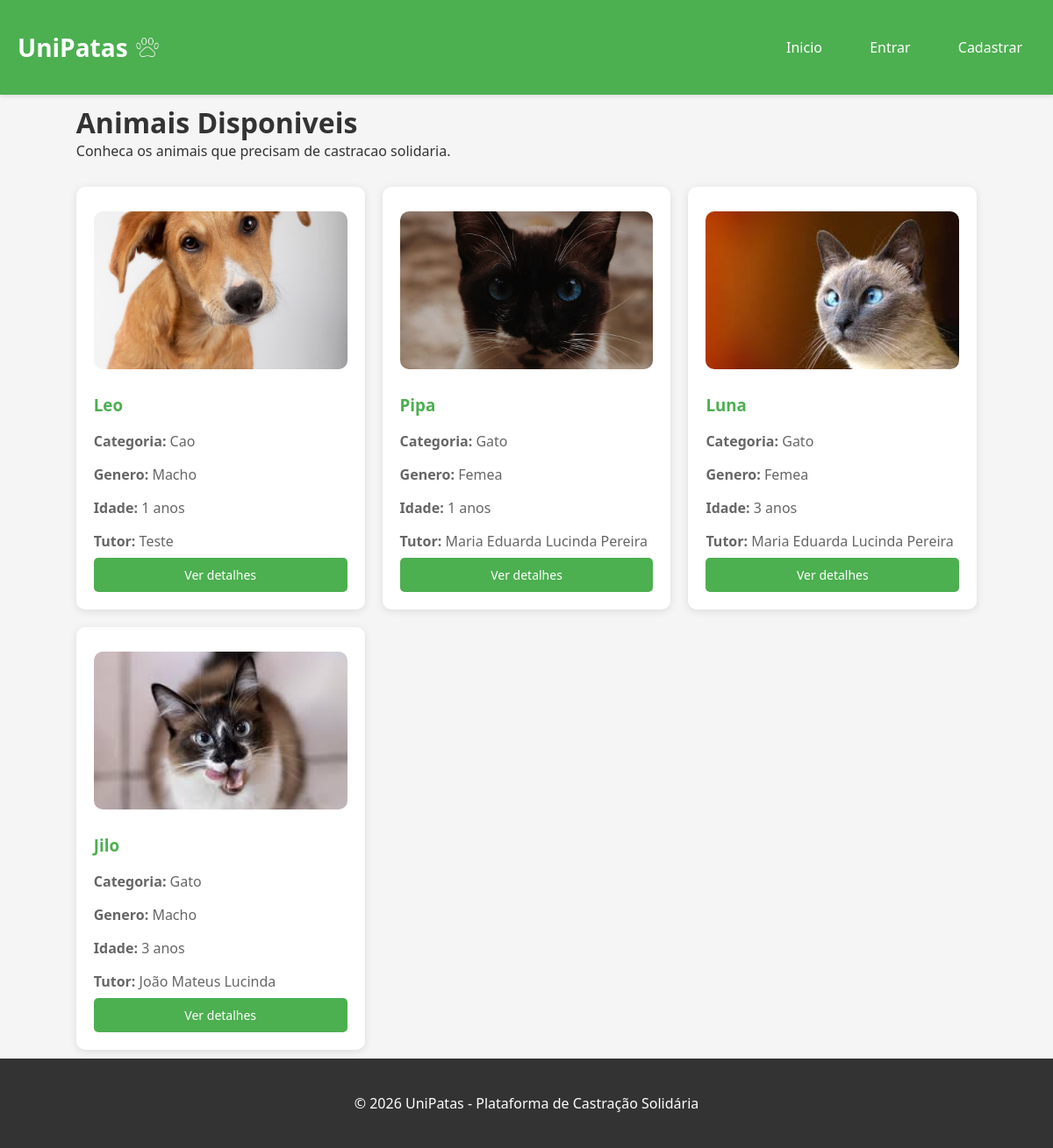
/animais/animais_listar.php, run on the app's committed database.
### tables this page shows
CREATE TABLE `animais` (
  `id` int(11) NOT NULL,
  `nome` varchar(100) NOT NULL,
  `foto` varchar(255) DEFAULT NULL,
  `categoria` enum('cao','gato') NOT NULL,
  `genero` enum('macho','femea') NOT NULL,
  `idade` int(11) DEFAULT NULL,
  `peso` decimal(5,2) DEFAULT NULL,
  `descricao` text DEFAULT NULL,
  `id_usuario` int(11) DEFAULT NULL,
  `doacao_concluida` tinyint(1) NOT NULL DEFAULT 0
);

CREATE TABLE `usuarios` (
  `id` int(11) NOT NULL,
  `nome` varchar(100) NOT NULL,
  `cpf` varchar(14) NOT NULL,
  `endereco` varchar(200) NOT NULL,
  `telefone` varchar(20) DEFAULT NULL,
  `email` varchar(100) NOT NULL,
  `senha` varchar(255) NOT NULL
);

### animais/animais_listar.php (the view, shortened to what this page needs)
<?php
require_once '../config/conexao.php';
include '../includes/header.php';
$sql = "SELECT a.*, u.nome as tutor_nome
        FROM animais a
        JOIN usuarios u ON a.id_usuario = u.id
        WHERE a.doacao_concluida = 0
        ORDER BY a.id DESC";
$result = $conn->query($sql);
?>
<h1>Animais Disponiveis</h1>
<p>Conheca os animais que precisam de castracao solidaria.</p>
<div class="grid">
    <?php if($result && $result->num_rows > 0): ?>
        <?php while($animal = $result->fetch_assoc()): ?>
        <div class="card">
            <div class="card-content">
                <?php if($animal['foto']): ?>
                    <p><img src="/unipatas/<?php echo $animal['foto']; ?>" style="width: 100%; height: 180px; object-fit: cover; border-radius: 10px; margin-bottom: 15px;"></p>
                <?php else: ?>
                    <p><img src="/unipatas/imagens/sem-foto.jpg" style="width: 100%; height: 180px; object-fit: cover; border-radius: 10px; margin-bottom: 15px; background-color: #ddd;"></p>
                <?php endif; ?>
                <h3><?php echo htmlspecialchars($animal['nome']); ?></h3>
                <p><strong>Categoria:</strong> <?php echo $animal['categoria'] == 'cao' ? 'Cao' : 'Gato'; ?></p>
                <p><strong>Genero:</strong> <?php echo $animal['genero'] == 'macho' ? 'Macho' : 'Femea'; ?></p>
                <p><strong>Idade:</strong> <?php echo $animal['idade'] . ' anos'; ?></p>
                <p><strong>Tutor:</strong> <?php echo htmlspecialchars($animal['tutor_nome']); ?></p>
                <a href="animais_detalhes.php?id=<?php echo $animal['id']; ?>" class="btn">Ver detalhes</a>
            </div>
        </div>
        <?php endwhile; ?>
    <?php else: ?>
        <p>Nenhum animal disponivel no momento.</p>
    <?php endif; ?>
</div>
<?php include '../includes/footer.php'; ?>

### css/estilo.css (style rules this page uses)
* { margin: 0; padding: 0; box-sizing: border-box; }
body { font-family: 'Segoe UI', Tahoma, Geneva, Verdana, sans-serif; background-color: #f5f5f5; color: #333; }
.btn { display: inline-block; background-color: #4CAF50; color: white; padding: 10px 20px; text-decoration: none; border-radius: 5px; border: none; cursor: pointer; font-size: 14px; transition: background 0.3s; }
.grid { display: grid; grid-template-columns: repeat(3, 1fr); gap: 20px; margin-top: 30px; }
.card { background: white; border-radius: 10px; overflow: hidden; box-shadow: 0 2px 10px rgba(0,0,0,0.1); transition: transform 0.3s; display: flex; flex-direction: column; height: 100%; }
.card-content { padding: 20px; flex: 1; display: flex; flex-direction: column; }
.card-content .btn { margin-top: auto; text-align: center; }
.card h3 { margin-bottom: 10px; color: #4CAF50; }
.card p { margin: 8px 0; color: #666; }
html, body { height: 100%; }
body { display: flex; flex-direction: column; min-height: 100vh; }

### data on the page
animais: foto (picture), nome "Leo", categoria "Cao", genero "Macho", idade "1", id_usuario.nome "Teste"
animais: foto (picture), nome "Pipa", categoria "Gato", genero "Femea", idade "1", id_usuario.nome "Maria Eduarda Lucinda Pereira"
animais: foto (picture), nome "Luna", categoria "Gato", genero "Femea", idade "3", id_usuario.nome "Maria Eduarda Lucinda Pereira"
animais: foto (picture), nome "Jilo", categoria "Gato", genero "Macho", idade "3", id_usuario.nome "João Mateus Lucinda"
